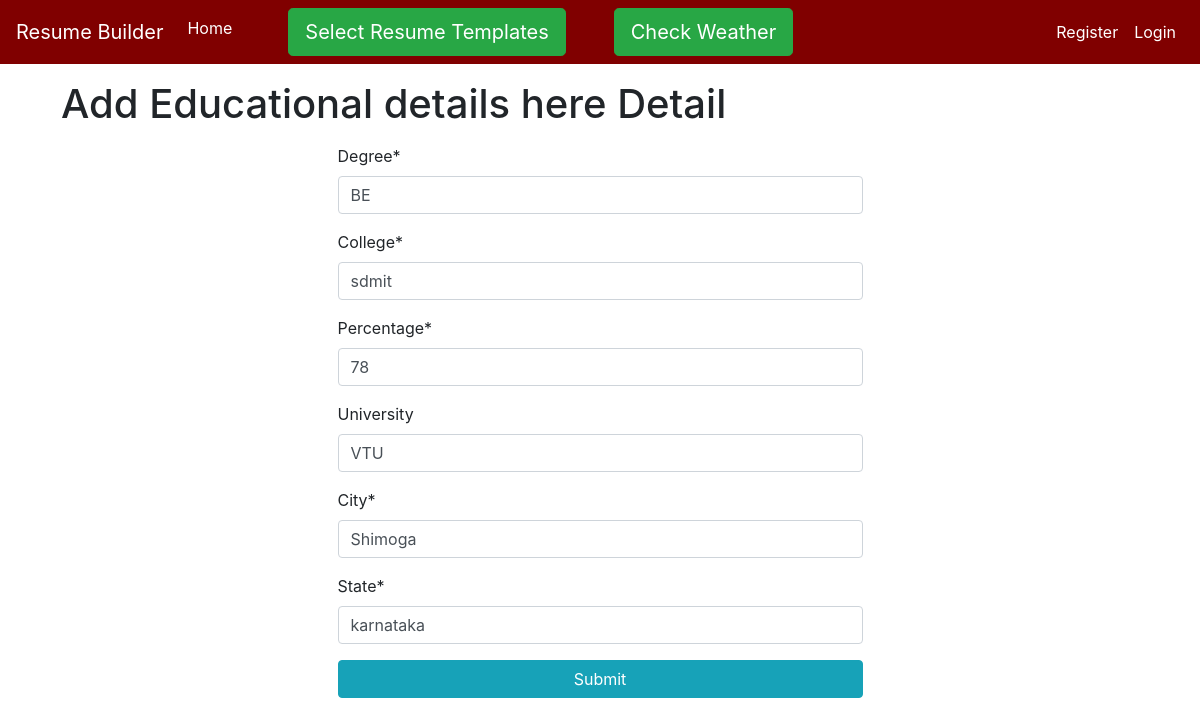
Screenshot of /edit_edu/1/ with the database file from the repository.
### content/models.py (models this page shows, shortened)
class Education(models.Model):
    degree = models.CharField(max_length=100)
    college = models.CharField(max_length=100)
    percentage = models.CharField(max_length=100)
    university = models.CharField(max_length=100, null=True, blank=True)
    city = models.CharField(max_length=100)
    state = models.CharField(max_length=100)
    user = models.ForeignKey(User, on_delete=models.CASCADE)

### content/views.py (the view)
# urls.py: path('edit_edu/<int:pk>/', views.edit_edu, name='edit_edu'),
def edit_edu(request, pk):
    edu = Education.objects.get(id=pk)
    if request.method == 'POST':
        form = EducationForm(request.POST, instance=edu)
        if form.is_valid():
            form.save()
            return redirect('index')
    form = EducationForm(instance=edu)
    return render(request, 'addEducational.html', {'form': form})

### content/forms.py
class EducationForm(forms.ModelForm):
    class Meta:
        model = Education
        fields = ['degree', 'college', 'percentage', 'university', 'city', 'state']

### content/templates/addEducational.html (shortened to what this page needs)
{% extends 'base.html' %}
{% load crispy_forms_tags %}
{% block content %}
    <h1 class="m-3">Add Educational details here Detail</h1>
    <div class="container w-50">
        <form method="post" class="form-group">
            <div class="form-group">
                {{form|crispy}}
            </div>
            <button type="submit" class="btn btn-block btn-info">Submit</button>
        </form>
    </div>
{% endblock %}

### rows the page displays
Education: degree "BE", college "sdmit", percentage "78", university "VTU", city "Shimoga", state "karnataka"
